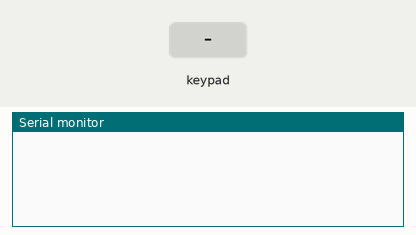
Recording of a sketch running on a simulated Arduino Uno, built with avr-gcc and run on an emulated ATmega328P. Parts: the last lines printed to the serial monitor. Wiring (inferred from the names in the program): 5×6 keypad (labels assumed): rows A0, A1, A2, A3, A4; columns pin 2, pin 3, pin 4, pin 5, pin 6, pin 7. Inputs (shaded band) come from the test bench.

Above: at 1.2 s.
1.3 s: key '1' pressed
At 2.3 s:
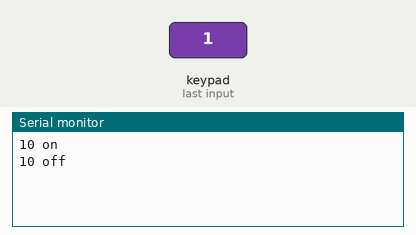
2.9 s: keypad keys 1 3 9 7 2 2 2 2 pressed 0.4 s apart
At 3.03 s:
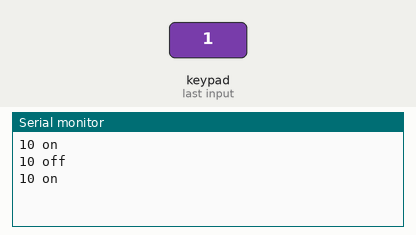
7.6 s: key '6' pressed
At 8.3 s:
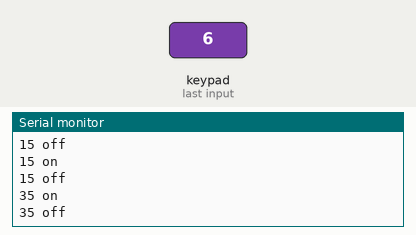
Timing chart, 0 to 10.6 s (numbered marks = the images above; inputs shaded):
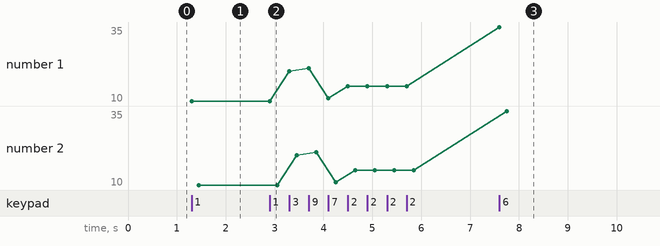

The sketch:

button_array.ino
```cpp
// inspired by
// http://www.codetinkerhack.com/2012/11/how-to-turn-piano-toy-into-midi.html

// number of rows and cols
const int NUM_ROWS = 5;
const int NUM_COLS = 8;

// pin definition
const int ROWS_PIN[NUM_ROWS] = {A0, A1, A2, A3, A4};
const int COLS_PIN[NUM_COLS] = {0, 1, 2, 3, 4, 5, 6, 7};

// button state arrays
const int NUM_BUTTONS = NUM_COLS * NUM_ROWS;
int buttonState[NUM_BUTTONS];
int prevButtonState[NUM_BUTTONS];

// remapping of buttons, (for use i.e. a musical keyboard)
// ideally for reordering the buttons (3, 2, 1, 6, 5, 4, etc)
const int REMAPPED_BUTTONS[NUM_BUTTONS] = {
  0,   1,  2,  3,  4,  5,  6,  7,  8,  9,
  10, 11, 12, 13, 14, 15, 16, 17, 18, 19,
  20, 21, 22, 23, 24, 25, 26, 27, 28, 29,
  30, 31, 32, 33, 34, 35, 36, 37, 38, 39,
};


void setup() {
  // set columns as output and rows as input
  for (int col = 0; col < NUM_COLS; col++) {
    pinMode(COLS_PIN[col], OUTPUT);
  }
  for (int row = 0; row < NUM_ROWS; row++) {
    pinMode(ROWS_PIN[row], INPUT);
  }

  Serial.begin(115200);
}

void loop() {
  int button;
  for (int col = 0; col < NUM_COLS; col++) {
    // put column high, read rows, put column low,
    // and compute "key down" and "key up" events
    digitalWrite(COLS_PIN[col], HIGH);
    for (int row = 0; row < NUM_ROWS; row++) {
      button = NUM_ROWS * col + row;
      prevButtonState[button] = buttonState[button];
      buttonState[button] = digitalRead(ROWS_PIN[row]);

      // detect button change
      if (buttonState[button] != prevButtonState[button]) {
        Serial.print(REMAPPED_BUTTONS[button]);
        Serial.print(" ");
        if (buttonState[button] == HIGH) {
          // key down
          Serial.print("on");
        } else {
          // key up
          Serial.print("off");
        }
        Serial.print("\n");
      }
    }
    digitalWrite(COLS_PIN[col], LOW);
  }
}
```

Measured:
- after the input at 1.3 s, the serial monitor: prints a new line at once (image 1)
- after the input at 7.6 s, the serial monitor: prints a new line at once (image 3)
- plotted number 1: 10 → 15 after the input at 2.9 s, 15 → 35 after the input at 7.6 s
- plotted number 2: 10 → 15 after the input at 2.9 s, 15 → 35 after the input at 7.6 s
